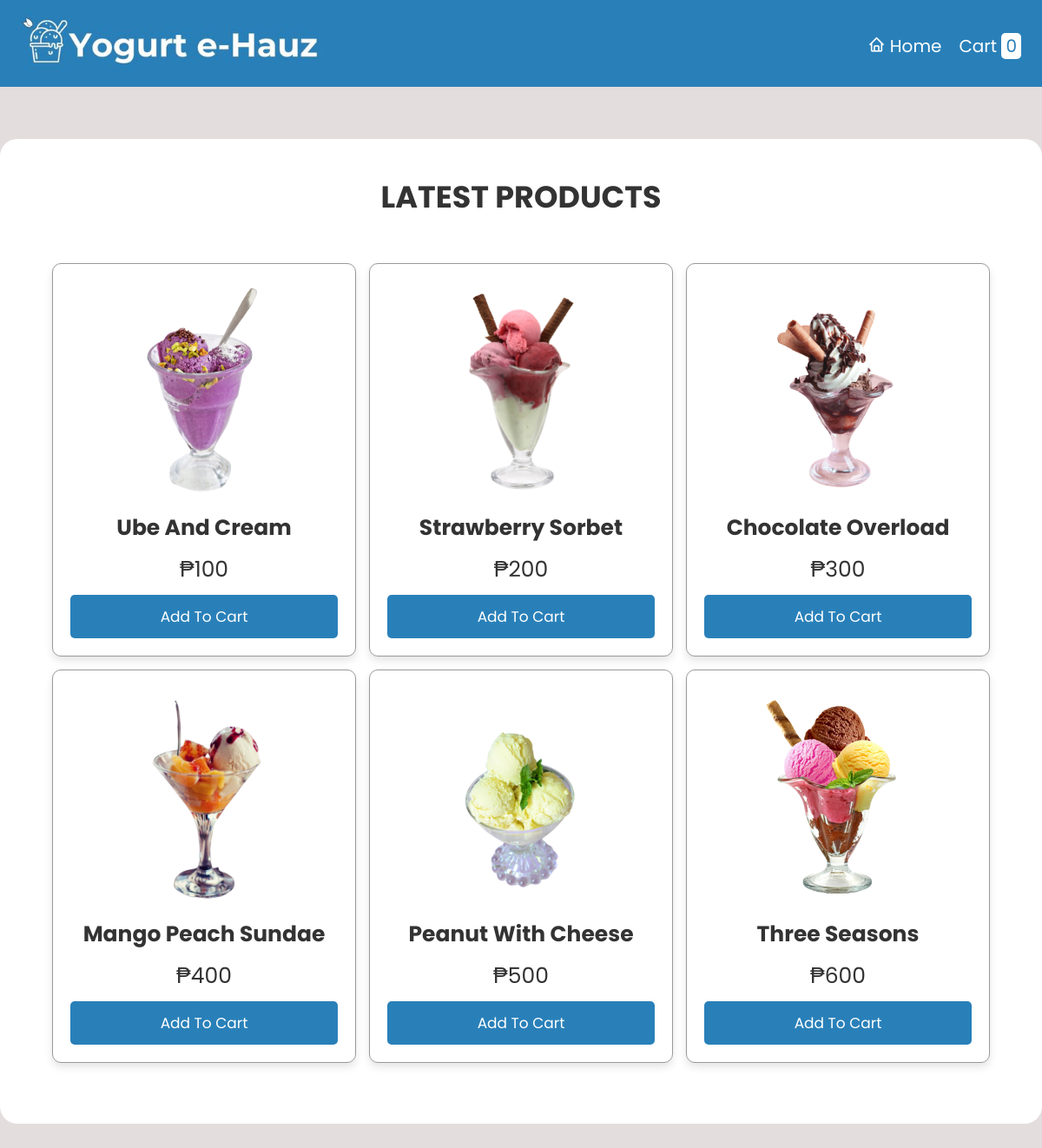
/pages/customer/products.php, run on the app's committed database.
### tables this page shows
CREATE TABLE `products` (
  `id` int(11) NOT NULL,
  `product_code` int(255) NOT NULL,
  `product_name` varchar(255) NOT NULL,
  `price` int(255) NOT NULL,
  `image` varchar(255) NOT NULL,
  `sold` int(255) NOT NULL,
  `on_hand` int(255) NOT NULL
);

### pages/customer/products.php (the view, shortened to what this page needs)
<?php
@include 'config.php';
?>
<!DOCTYPE html>
<html lang="en">
  <head>
    <link rel="stylesheet" href="css/products_page.css"/>
    <link rel="stylesheet" href="https://cdnjs.cloudflare.com/ajax/libs/font-awesome/6.0.0/css/all.min.css">
    <link href='https://unpkg.com/boxicons@2.0.7/css/boxicons.min.css' rel='stylesheet'>
    <link rel="stylesheet" href="css/style.css">
  </head>
  <body>
    <header class="header">
      <div class="flex" >
        <a href="../../index.php" class="logo"><img src="../../images/y-logo5.jpg" alt="#" /></a>
        <nav class="navbar">
            <a href="../../index.php"><i class='bx bx-home'></i> Home</a>
        </nav>
        <?php
        $select_rows = mysqli_query($conn, "SELECT * FROM `cart`") or die('query failed');
        $row_count = mysqli_num_rows($select_rows);
        ?>
        <a href="cart.php" class="cart">cart <span><?php echo $row_count; ?></span> </a>
      </div>
    </header>
    <div class="container">
      <section class="products">
        <h1 class="heading">latest products</h1>
        <div class="box-container" style="width: 100%;">
          <?php
          $select_products = mysqli_query($conn, "SELECT * FROM `products`");
          if(mysqli_num_rows($select_products) > 0){
            while($fetch_product = mysqli_fetch_assoc($select_products)){
          ?>
          <form action="" method="post">
            <div class="box" style="width: 100%;">
                <img src="uploaded_img/<?php echo $fetch_product['image']; ?>" alt="">
                <h3><?php echo $fetch_product['product_name']; ?></h3>
                <div class="price">&#8369;<?php echo $fetch_product['price']; ?></div>
                <input type="submit" class="btn" value="add to cart" name="add_to_cart">
            </div>
          </form>
          <?php
            };
          };
          ?>
        </div>
      </section>
    </div>
  </body>
</html>

### pages/customer/css/products_page.css (style rules this page uses)
* { padding: 0; margin: 0; }
body { padding-bottom: 150px; background-color: #e3dddd; }
.header { height: 100px; }
.header .flex { margin-right: 2%; }
.flex a { float: right !important; }
.logo img { height: 75px; width: auto; }
header .flex { margin-bottom: 50px; }
.products { margin-top: 60px; }
.products h1 { margin-bottom: 50px; margin-top: 20px; }
.container { background-color: #fff; min-width: 80% !important; border-radius: 20px; padding-bottom: 50px; margin-top: 30px; }
.box { border-radius: 10px !important; }

### pages/customer/css/style.css (style rules this page uses)
:root { --blue: #2980b9; --red: tomato; --orange: orange; --black: #333; --white: #fff; --bg-color: #eee; --dark-bg: rgba(0, 0, 0, .7); --box-shadow: 0 .5rem 1rem rgba(0, 0, 0, .1); --border: .1rem solid #999; }
* { font-family: 'Poppins', sans-serif; margin: 0; padding: 0; box-sizing: border-box; outline: none; border: none; text-decoration: none; text-transform: capitalize; }
html { font-size: 62.5%; overflow-x: hidden; }
.container { max-width: 1200px; margin: 0 auto; }
section { padding: 2rem; }
.heading { text-align: center; font-size: 3.5rem; text-transform: uppercase; color: var(--black); margin-bottom: 2rem; }
.btn, .option-btn, .delete-btn { display: block; width: 100%; text-align: center; background-color: var(--blue); color: var(--white); font-size: 1.7rem; padding: 1.2rem 3rem; border-radius: .5rem; cursor: pointer; margin-top: 1rem; }
.header { background-color: var(--blue); position: sticky; top: 0; left: 0; z-index: 1000; }
.header .flex { display: flex; align-items: center; padding-bottom: 35px; padding-left: 1.5%; max-width: 100%; padding-top: 10px; }
.header .flex .logo { margin-right: auto; font-size: 2.5rem; color: var(--white); }
.header .flex .navbar a { margin-left: 2rem; font-size: 2rem; color: var(--white); }
.header .flex .cart { margin-left: 2rem; font-size: 2rem; color: var(--white); }
.header .flex .cart span { padding: .1rem .5rem; border-radius: .5rem; background-color: var(--white); color: var(--blue); font-size: 2rem; }
.products .box-container { display: grid; grid-template-columns: repeat(auto-fit, 35rem); gap: 1.5rem; justify-content: center; }
.products .box-container .box { text-align: center; padding: 2rem; box-shadow: var(--box-shadow); border: var(--border); border-radius: .5rem; }
.products .box-container .box img { height: 25rem; }
.products .box-container .box h3 { margin: 1rem 0; font-size: 2.5rem; color: var(--black); }
.products .box-container .box .price { font-size: 2.5rem; color: var(--black); }

### data on the page
products: image (picture), product_name "Ube And Cream", price "100"
products: image (picture), product_name "Strawberry Sorbet", price "200"
products: image (picture), product_name "Chocolate Overload", price "300"
products: image (picture), product_name "Mango Peach Sundae", price "400"
products: image (picture), product_name "Peanut With Cheese", price "500"
products: image (picture), product_name "Three Seasons", price "600"

### other printed values
$row_count "0"
